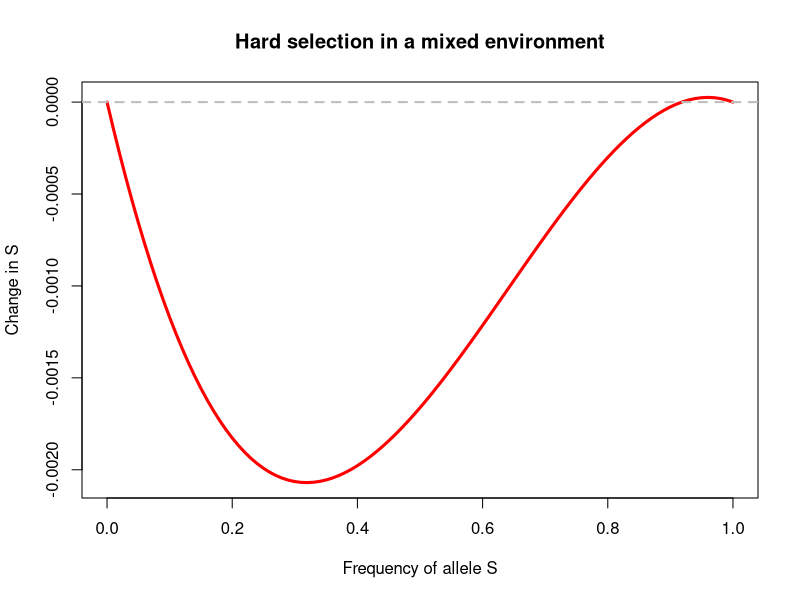

Recreate this plot in R.
#Here's a hard-selection version of the Leven 1953 model of course-grained selection over space
#We've got a di-allelic locus that affects viability differently in different
#resource patches. p is global proportion of allele S. q is the global
#proportion of allele F. In each patch, dispersers survive to adulthood
#according to patch-specific genotype viabilities

#we'll put our patch-specific genotype viabilities in a matrix
viabilities <- c(0.696, 1, 1.424, 0.898, 1, 1.012, 1.519, 1, 0.88, 0.913, 1, 0.976)
vm <- data.frame(matrix(viabilities, nrow=4, byrow=T))
colnames(vm) <- c('SS', 'SF', 'FF')
rownames(vm) <- c('p1', 'p2', 'p3', 'p4')
print(vm)

#With hard selection a patch's contribution to the dispersal pool is a function of the larvae that
#settle their and their within-patch fitness. These zis are the proportions of larvar that come in to a patch
zis <- c(0.4,0.05,0.5,0.05)
#cis <- c(0.4,0.05,0.5,0.05)

#And here's a function to calculate the cis, that is the proportion of disersers contributed by each patch
get.cis <- function(p, vm, zis){
    q <- 1-p
    Average.Local.Fitnesses <- numeric(length=4)
    Global.Fitness <- 0
    for (i in 1:4){
        Vi <- vm[i,1]
        Wi <- vm[i,3]
        zi <- zis[i]
        Wi.bar <- (p^2)*Vi + 2*p*q + (q^2)*Wi # this is average local viability
        Average.Local.Fitnesses[i] <- Wi.bar
        Global.Fitness <- Global.Fitness + (Wi.bar*zi)
    }
    cis <- numeric(length=4)
    for (i in 1:4){
        w <- Average.Local.Fitnesses[i]
        z <- zis[i]
        ci <- zi*w
        cis[i] <- ci
    }
    return(cis)
}



#here's a function that caclulate the global change in p, which is 
#basically the weighted average of local, within patch changes, weighted by
#the ci terms
#Note: this is the same as in the soft-selection version
get.global.delta <- function(p, vm, cis){
    q <- 1-p
    xs <- numeric(length=4) #a vector for the local changes in p across 4 patches
    for (i in 1:4){ #for each resource patch
        Vi <- vm[i,1] # get the local viability of SS genotypes
        Wi <- vm[i,3] # get the local viability of FF genotypes
        ## In this model heterozygote viabilities are set to 1
        ci <- cis[i] #get the proportion of emmigrants from the patch
        Wi.bar <- (p^2)*Vi + 2*p*q + (q^2)*Wi # this is average local viability
        p.prime <- ((p^2)*Vi + p*q) / Wi.bar # p in the next generation. This is just like in our simple diploid model of viability selection
        delta <- p.prime - p #the change in p from when oddspring settle to when adults reproduce
        x <- ci * delta #weight the change in p by the proportion of offspring the ocal patch contributes to the dispersal pool
        xs[i] <- x
    }
    #del <- p*q*sum(xs) 
    del <- sum(xs) #The global change in p
    return(del)
}


ps <- seq(0,1,0.01)
gds <- numeric(length=length(ps))

for (i in 1:length(ps)){
    p1 <- ps[i]
    cis <- get.cis(p1, vm, zis)
    gd <- get.global.delta(p1, vm, cis)
    gds[i] <- gd
}

plot(gds~ ps, type='l', lwd=3, col='red', ylab='Change in S', xlab='Frequency of allele S', main='Hard selection in a mixed environment')
abline(h=0, lty=2, lwd=2, col='gray')

